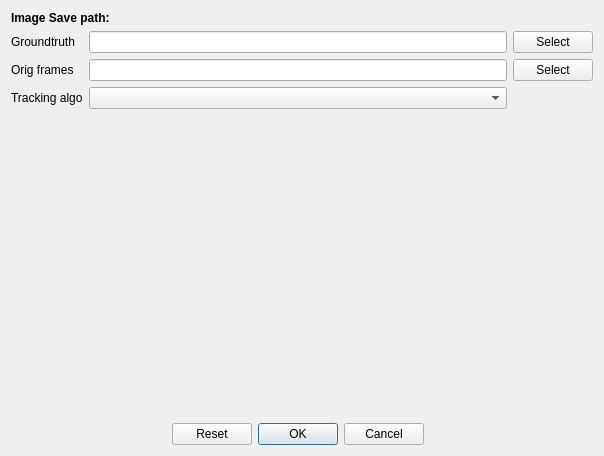
<?xml version="1.0" encoding="UTF-8"?>
<ui version="4.0">
 <class>configuration</class>
 <widget class="QDialog" name="configuration">
  <property name="geometry">
   <rect>
    <x>0</x>
    <y>0</y>
    <width>604</width>
    <height>456</height>
   </rect>
  </property>
  <property name="windowTitle">
   <string>Configuration</string>
  </property>
  <layout class="QGridLayout" name="gridLayout_2">
   <item row="0" column="0" colspan="2">
    <layout class="QGridLayout" name="gridLayout_3">
     <item row="3" column="2">
      <widget class="QPushButton" name="btn_origframes_path">
       <property name="text">
        <string>Select</string>
       </property>
      </widget>
     </item>
     <item row="6" column="0">
      <widget class="QLabel" name="label">
       <property name="text">
        <string/>
       </property>
      </widget>
     </item>
     <item row="7" column="1">
      <widget class="QDialogButtonBox" name="buttonBox">
       <property name="orientation">
        <enum>Qt::Horizontal</enum>
       </property>
       <property name="standardButtons">
        <set>QDialogButtonBox::Cancel|QDialogButtonBox::Ok|QDialogButtonBox::Reset</set>
       </property>
       <property name="centerButtons">
        <bool>true</bool>
       </property>
      </widget>
     </item>
     <item row="3" column="0">
      <widget class="QLabel" name="label_3">
       <property name="text">
        <string>Orig frames</string>
       </property>
      </widget>
     </item>
     <item row="3" column="1">
      <widget class="QLineEdit" name="edit_origframepath"/>
     </item>
     <item row="4" column="1">
      <widget class="QComboBox" name="comboBox_tracking_algo">
       <property name="autoFillBackground">
        <bool>false</bool>
       </property>
      </widget>
     </item>
     <item row="4" column="0">
      <widget class="QLabel" name="label_2">
       <property name="text">
        <string>Tracking algo</string>
       </property>
      </widget>
     </item>
     <item row="0" column="0" colspan="2">
      <widget class="QLabel" name="label_5">
       <property name="font">
        <font>
         <weight>75</weight>
         <bold>true</bold>
        </font>
       </property>
       <property name="text">
        <string>Image Save path:</string>
       </property>
      </widget>
     </item>
     <item row="5" column="1">
      <spacer name="verticalSpacer_4">
       <property name="orientation">
        <enum>Qt::Vertical</enum>
       </property>
       <property name="sizeHint" stdset="0">
        <size>
         <width>20</width>
         <height>40</height>
        </size>
       </property>
      </spacer>
     </item>
     <item row="2" column="1">
      <widget class="QLineEdit" name="edit_groundtruthpath"/>
     </item>
     <item row="2" column="0">
      <widget class="QLabel" name="label_4">
       <property name="text">
        <string>Groundtruth</string>
       </property>
      </widget>
     </item>
     <item row="2" column="2">
      <widget class="QPushButton" name="btn_grndtruth_path">
       <property name="text">
        <string>Select</string>
       </property>
      </widget>
     </item>
    </layout>
   </item>
  </layout>
 </widget>
 <resources/>
 <connections>
  <connection>
   <sender>buttonBox</sender>
   <signal>accepted()</signal>
   <receiver>configuration</receiver>
   <slot>accept()</slot>
   <hints>
    <hint type="sourcelabel">
     <x>248</x>
     <y>254</y>
    </hint>
    <hint type="destinationlabel">
     <x>157</x>
     <y>274</y>
    </hint>
   </hints>
  </connection>
  <connection>
   <sender>buttonBox</sender>
   <signal>rejected()</signal>
   <receiver>configuration</receiver>
   <slot>reject()</slot>
   <hints>
    <hint type="sourcelabel">
     <x>316</x>
     <y>260</y>
    </hint>
    <hint type="destinationlabel">
     <x>286</x>
     <y>274</y>
    </hint>
   </hints>
  </connection>
 </connections>
</ui>
